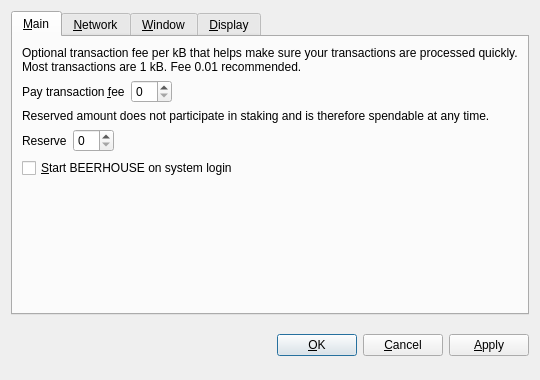
<?xml version="1.0" encoding="UTF-8"?>
<ui version="4.0">
 <class>OptionsDialog</class>
 <widget class="QDialog" name="OptionsDialog">
  <property name="geometry">
   <rect>
    <x>0</x>
    <y>0</y>
    <width>540</width>
    <height>380</height>
   </rect>
  </property>
  <property name="windowTitle">
   <string>Options</string>
  </property>
  <property name="modal">
   <bool>true</bool>
  </property>
  <layout class="QVBoxLayout" name="verticalLayout">
   <item>
    <widget class="QTabWidget" name="tabWidget">
     <property name="tabPosition">
      <enum>QTabWidget::North</enum>
     </property>
     <property name="currentIndex">
      <number>0</number>
     </property>
     <widget class="QWidget" name="tabMain">
      <attribute name="title">
       <string>&amp;Main</string>
      </attribute>
      <layout class="QVBoxLayout" name="verticalLayout_Main">
       <item>
        <widget class="QLabel" name="transactionFeeInfoLabel">
         <property name="text">
          <string>Optional transaction fee per kB that helps make sure your transactions are processed quickly. Most transactions are 1 kB. Fee 0.01 recommended.</string>
         </property>
         <property name="textFormat">
          <enum>Qt::PlainText</enum>
         </property>
         <property name="wordWrap">
          <bool>true</bool>
         </property>
        </widget>
       </item>
       <item>
        <layout class="QHBoxLayout" name="horizontalLayoutFee">
         <item>
          <widget class="QLabel" name="transactionFeeLabel">
           <property name="text">
            <string>Pay transaction &amp;fee</string>
           </property>
           <property name="textFormat">
            <enum>Qt::PlainText</enum>
           </property>
           <property name="buddy">
            <cstring>transactionFee</cstring>
           </property>
          </widget>
         </item>
         <item>
          <widget class="BitcoinAmountField" name="transactionFee"/>
         </item>
         <item>
          <spacer name="horizontalSpacerFee">
           <property name="orientation">
            <enum>Qt::Horizontal</enum>
           </property>
           <property name="sizeHint" stdset="0">
            <size>
             <width>40</width>
             <height>20</height>
            </size>
           </property>
          </spacer>
         </item>
        </layout>
       </item>
       <item>
        <widget class="QLabel" name="reserveBalanceInfoLabel">
         <property name="text">
          <string>Reserved amount does not participate in staking and is therefore spendable at any time.</string>
         </property>
         <property name="textFormat">
          <enum>Qt::PlainText</enum>
         </property>
         <property name="wordWrap">
          <bool>true</bool>
         </property>
        </widget>
       </item>
       <item>
        <layout class="QHBoxLayout" name="horizontalLayoutReserveBalance">
         <item>
          <widget class="QLabel" name="reserveBalanceLabel">
           <property name="text">
            <string>Reserve</string>
           </property>
           <property name="textFormat">
            <enum>Qt::PlainText</enum>
           </property>
           <property name="buddy">
            <cstring>reserveBalance</cstring>
           </property>
          </widget>
         </item>
         <item>
          <widget class="BitcoinAmountField" name="reserveBalance"/>
         </item>
         <item>
          <spacer name="horizontalSpacerReserveBalance">
           <property name="orientation">
            <enum>Qt::Horizontal</enum>
           </property>
           <property name="sizeHint" stdset="0">
            <size>
             <width>40</width>
             <height>20</height>
            </size>
           </property>
          </spacer>
         </item>
        </layout>
       </item>
       <item>
        <widget class="QCheckBox" name="bitcoinAtStartup">
         <property name="toolTip">
          <string>Automatically start BEERHOUSE after logging in to the system.</string>
         </property>
         <property name="text">
          <string>&amp;Start BEERHOUSE on system login</string>
         </property>
        </widget>
       </item>
       <item>
        <spacer name="verticalSpacer_Main">
         <property name="orientation">
          <enum>Qt::Vertical</enum>
         </property>
         <property name="sizeHint" stdset="0">
          <size>
           <width>20</width>
           <height>40</height>
          </size>
         </property>
        </spacer>
       </item>
      </layout>
     </widget>
     <widget class="QWidget" name="tabNetwork">
      <attribute name="title">
       <string>&amp;Network</string>
      </attribute>
      <layout class="QVBoxLayout" name="verticalLayout_Network">
       <item>
        <widget class="QCheckBox" name="mapPortUpnp">
         <property name="toolTip">
          <string>Automatically open the BEERHOUSE client port on the router. This only works when your router supports UPnP and it is enabled.</string>
         </property>
         <property name="text">
          <string>Map port using &amp;UPnP</string>
         </property>
        </widget>
       </item>
       <item>
        <widget class="QCheckBox" name="connectSocks">
         <property name="toolTip">
          <string>Connect to the BEERHOUSE network through a SOCKS proxy (e.g. when connecting through Tor).</string>
         </property>
         <property name="text">
          <string>&amp;Connect through SOCKS proxy:</string>
         </property>
        </widget>
       </item>
       <item>
        <layout class="QHBoxLayout" name="horizontalLayout_Network">
         <item>
          <widget class="QLabel" name="proxyIpLabel">
           <property name="text">
            <string>Proxy &amp;IP:</string>
           </property>
           <property name="textFormat">
            <enum>Qt::PlainText</enum>
           </property>
           <property name="buddy">
            <cstring>proxyIp</cstring>
           </property>
          </widget>
         </item>
         <item>
          <widget class="QValidatedLineEdit" name="proxyIp">
           <property name="maximumSize">
            <size>
             <width>140</width>
             <height>16777215</height>
            </size>
           </property>
           <property name="toolTip">
            <string>IP address of the proxy (e.g. 127.0.0.1)</string>
           </property>
          </widget>
         </item>
         <item>
          <widget class="QLabel" name="proxyPortLabel">
           <property name="text">
            <string>&amp;Port:</string>
           </property>
           <property name="textFormat">
            <enum>Qt::PlainText</enum>
           </property>
           <property name="buddy">
            <cstring>proxyPort</cstring>
           </property>
          </widget>
         </item>
         <item>
          <widget class="QLineEdit" name="proxyPort">
           <property name="maximumSize">
            <size>
             <width>55</width>
             <height>16777215</height>
            </size>
           </property>
           <property name="toolTip">
            <string>Port of the proxy (e.g. 9050)</string>
           </property>
          </widget>
         </item>
         <item>
          <widget class="QLabel" name="socksVersionLabel">
           <property name="text">
            <string>SOCKS &amp;Version:</string>
           </property>
           <property name="textFormat">
            <enum>Qt::PlainText</enum>
           </property>
           <property name="buddy">
            <cstring>socksVersion</cstring>
           </property>
          </widget>
         </item>
         <item>
          <widget class="QValueComboBox" name="socksVersion">
           <property name="toolTip">
            <string>SOCKS version of the proxy (e.g. 5)</string>
           </property>
          </widget>
         </item>
         <item>
          <spacer name="horizontalSpacer_Network">
           <property name="orientation">
            <enum>Qt::Horizontal</enum>
           </property>
           <property name="sizeHint" stdset="0">
            <size>
             <width>40</width>
             <height>20</height>
            </size>
           </property>
          </spacer>
         </item>
        </layout>
       </item>
       <item>
        <spacer name="verticalSpacer_Network">
         <property name="orientation">
          <enum>Qt::Vertical</enum>
         </property>
         <property name="sizeHint" stdset="0">
          <size>
           <width>20</width>
           <height>40</height>
          </size>
         </property>
        </spacer>
       </item>
      </layout>
     </widget>
     <widget class="QWidget" name="tabWindow">
      <attribute name="title">
       <string>&amp;Window</string>
      </attribute>
      <layout class="QVBoxLayout" name="verticalLayout_Window">
       <item>
        <widget class="QCheckBox" name="minimizeToTray">
         <property name="toolTip">
          <string>Show only a tray icon after minimizing the window.</string>
         </property>
         <property name="text">
          <string>&amp;Minimize to the tray instead of the taskbar</string>
         </property>
        </widget>
       </item>
       <item>
        <widget class="QCheckBox" name="minimizeOnClose">
         <property name="toolTip">
          <string>Minimize instead of exit the application when the window is closed. When this option is enabled, the application will be closed only after selecting Quit in the menu.</string>
         </property>
         <property name="text">
          <string>M&amp;inimize on close</string>
         </property>
        </widget>
       </item>
       <item>
        <spacer name="verticalSpacer_Window">
         <property name="orientation">
          <enum>Qt::Vertical</enum>
         </property>
         <property name="sizeHint" stdset="0">
          <size>
           <width>20</width>
           <height>40</height>
          </size>
         </property>
        </spacer>
       </item>
      </layout>
     </widget>
     <widget class="QWidget" name="tabDisplay">
      <attribute name="title">
       <string>&amp;Display</string>
      </attribute>
      <layout class="QVBoxLayout" name="verticalLayout_Display">
       <item>
        <layout class="QHBoxLayout" name="horizontalLayout_1_Display">
         <item>
          <widget class="QLabel" name="langLabel">
           <property name="text">
            <string>User Interface &amp;language:</string>
           </property>
           <property name="textFormat">
            <enum>Qt::PlainText</enum>
           </property>
           <property name="buddy">
            <cstring>lang</cstring>
           </property>
          </widget>
         </item>
         <item>
          <widget class="QValueComboBox" name="lang">
           <property name="toolTip">
            <string>The user interface language can be set here. This setting will take effect after restarting BEERHOUSE.</string>
           </property>
          </widget>
         </item>
        </layout>
       </item>
       <item>
        <layout class="QHBoxLayout" name="horizontalLayout_2_Display">
         <item>
          <widget class="QLabel" name="unitLabel">
           <property name="text">
            <string>&amp;Unit to show amounts in:</string>
           </property>
           <property name="textFormat">
            <enum>Qt::PlainText</enum>
           </property>
           <property name="buddy">
            <cstring>unit</cstring>
           </property>
          </widget>
         </item>
         <item>
          <widget class="QValueComboBox" name="unit">
           <property name="toolTip">
            <string>Choose the default subdivision unit to show in the interface and when sending coins.</string>
           </property>
          </widget>
         </item>
        </layout>
       </item>
       <item>
        <widget class="QCheckBox" name="displayAddresses">
         <property name="toolTip">
          <string>Whether to show BEERHOUSE addresses in the transaction list or not.</string>
         </property>
         <property name="text">
          <string>&amp;Display addresses in transaction list</string>
         </property>
        </widget>
       </item>
       <item>
        <widget class="QCheckBox" name="coinControlFeatures">
         <property name="toolTip">
          <string>Whether to show coin control features or not.</string>
         </property>
         <property name="text">
          <string>Display coin &amp;control features (experts only!)</string>
         </property>
        </widget>
       </item>
       <item>
        <spacer name="verticalSpacer_Display">
         <property name="orientation">
          <enum>Qt::Vertical</enum>
         </property>
         <property name="sizeHint" stdset="0">
          <size>
           <width>20</width>
           <height>40</height>
          </size>
         </property>
        </spacer>
       </item>
      </layout>
     </widget>
    </widget>
   </item>
   <item>
    <layout class="QHBoxLayout" name="horizontalLayout_Buttons">
     <item>
      <spacer name="horizontalSpacer_1">
       <property name="orientation">
        <enum>Qt::Horizontal</enum>
       </property>
       <property name="sizeHint" stdset="0">
        <size>
         <width>40</width>
         <height>48</height>
        </size>
       </property>
      </spacer>
     </item>
     <item>
      <widget class="QLabel" name="statusLabel">
       <property name="font">
        <font>
         <weight>75</weight>
         <bold>true</bold>
        </font>
       </property>
       <property name="text">
        <string/>
       </property>
       <property name="textFormat">
        <enum>Qt::PlainText</enum>
       </property>
       <property name="wordWrap">
        <bool>true</bool>
       </property>
      </widget>
     </item>
     <item>
      <spacer name="horizontalSpacer_2">
       <property name="orientation">
        <enum>Qt::Horizontal</enum>
       </property>
       <property name="sizeHint" stdset="0">
        <size>
         <width>40</width>
         <height>48</height>
        </size>
       </property>
      </spacer>
     </item>
     <item>
      <widget class="QPushButton" name="okButton">
       <property name="text">
        <string>&amp;OK</string>
       </property>
      </widget>
     </item>
     <item>
      <widget class="QPushButton" name="cancelButton">
       <property name="text">
        <string>&amp;Cancel</string>
       </property>
       <property name="autoDefault">
        <bool>false</bool>
       </property>
      </widget>
     </item>
     <item>
      <widget class="QPushButton" name="applyButton">
       <property name="text">
        <string>&amp;Apply</string>
       </property>
       <property name="autoDefault">
        <bool>false</bool>
       </property>
      </widget>
     </item>
    </layout>
   </item>
  </layout>
 </widget>
 <customwidgets>
  <customwidget>
   <class>BitcoinAmountField</class>
   <extends>QSpinBox</extends>
   <header>bitcoinamountfield.h</header>
  </customwidget>
  <customwidget>
   <class>QValueComboBox</class>
   <extends>QComboBox</extends>
   <header>qvaluecombobox.h</header>
  </customwidget>
  <customwidget>
   <class>QValidatedLineEdit</class>
   <extends>QLineEdit</extends>
   <header>qvalidatedlineedit.h</header>
  </customwidget>
 </customwidgets>
 <resources/>
 <connections/>
</ui>
